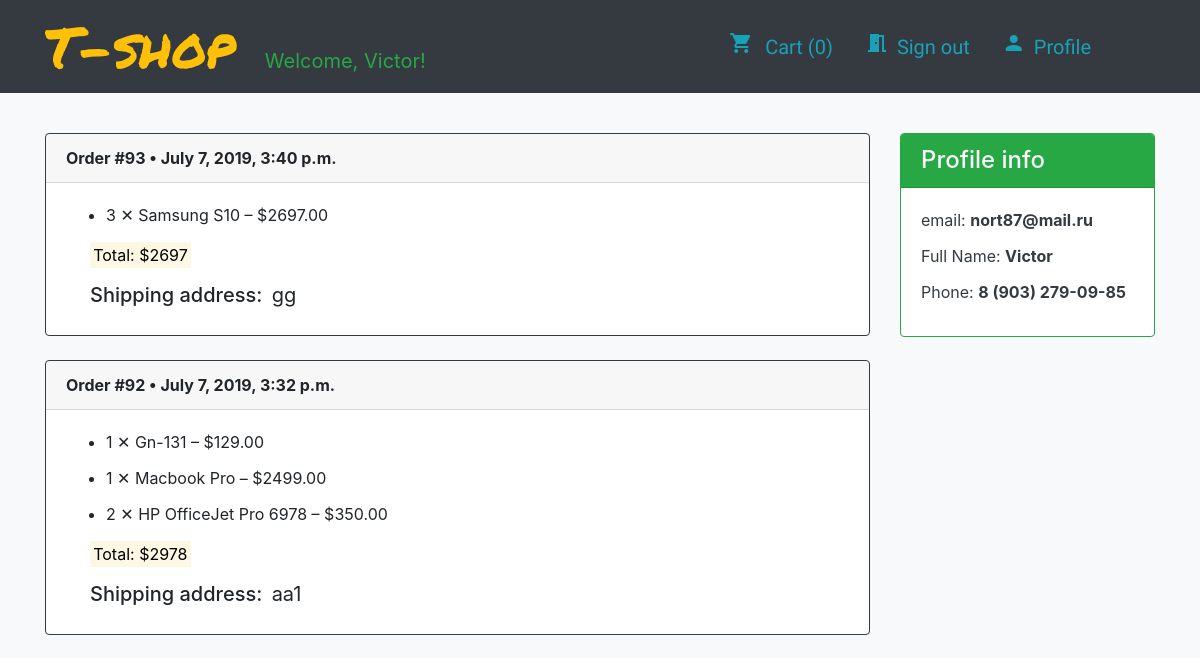
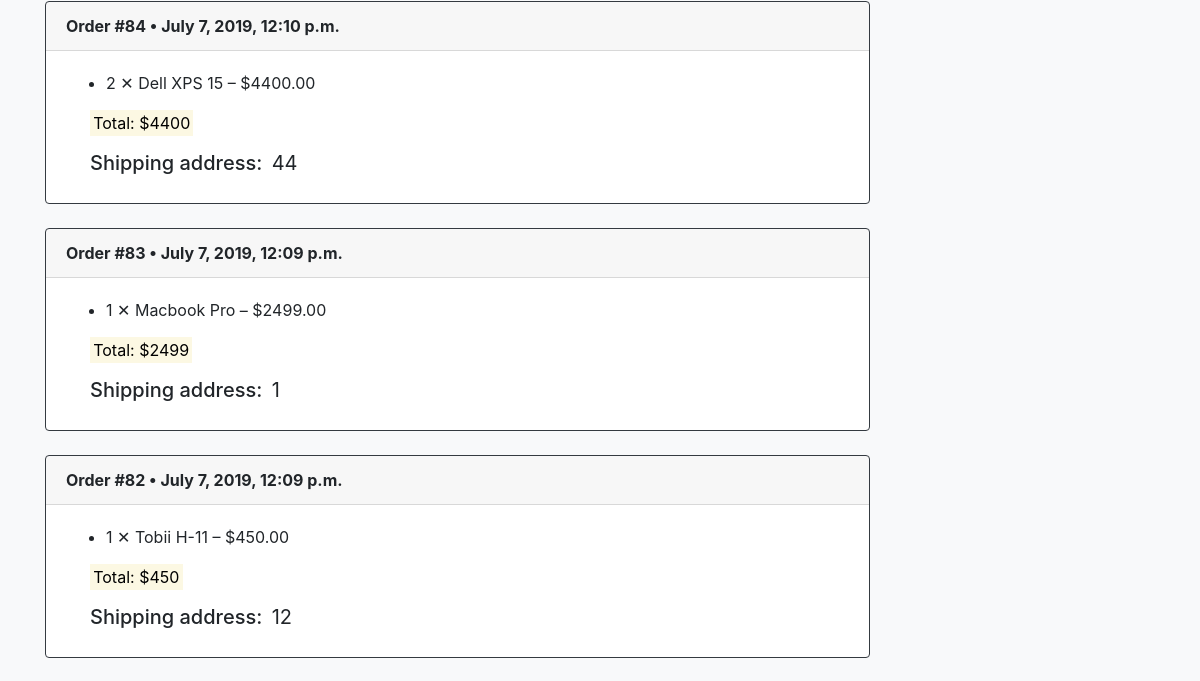
The page /profile/ (signed in, upper part) on the database as committed earlier (2 pictures, top to bottom).
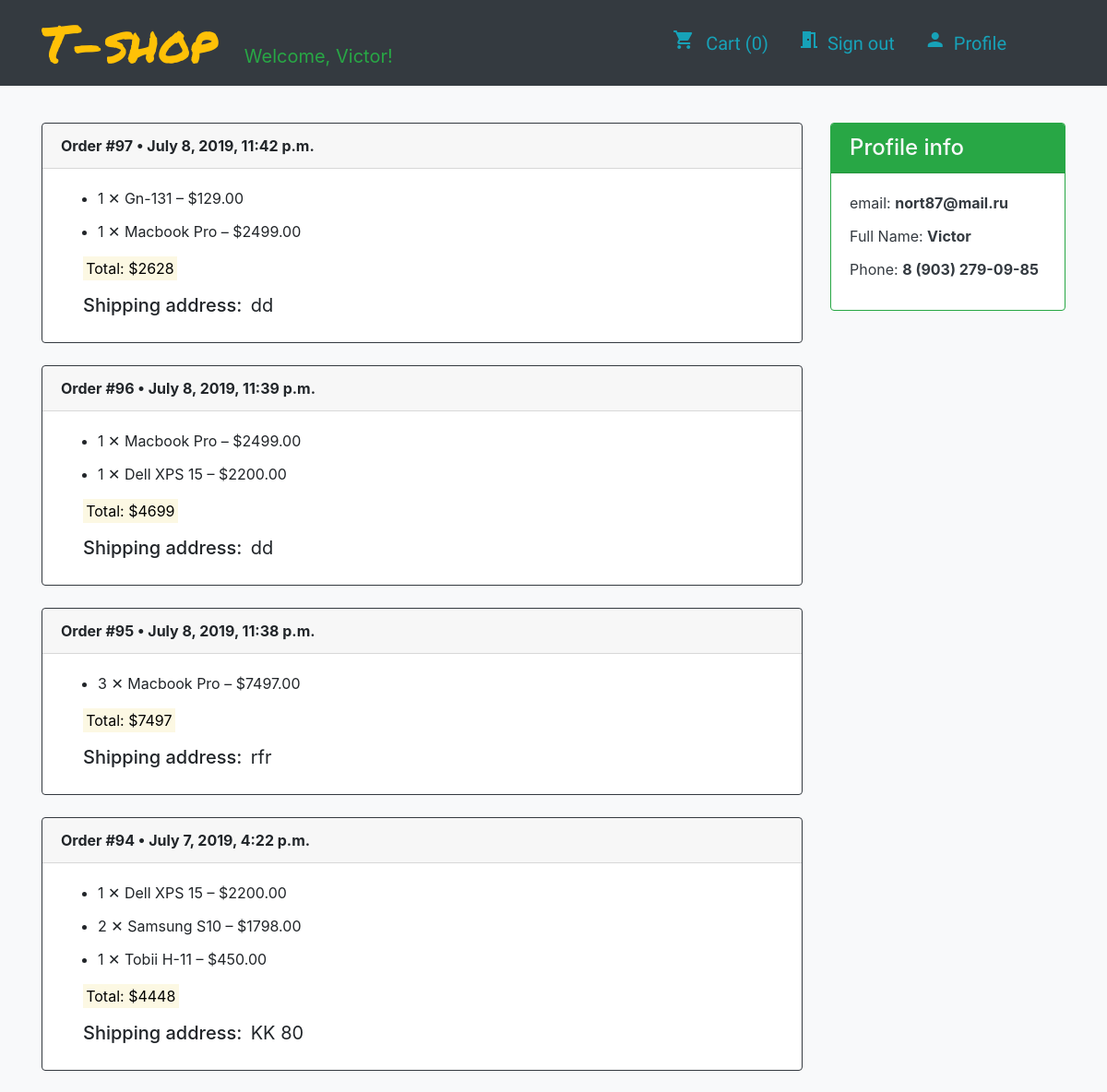
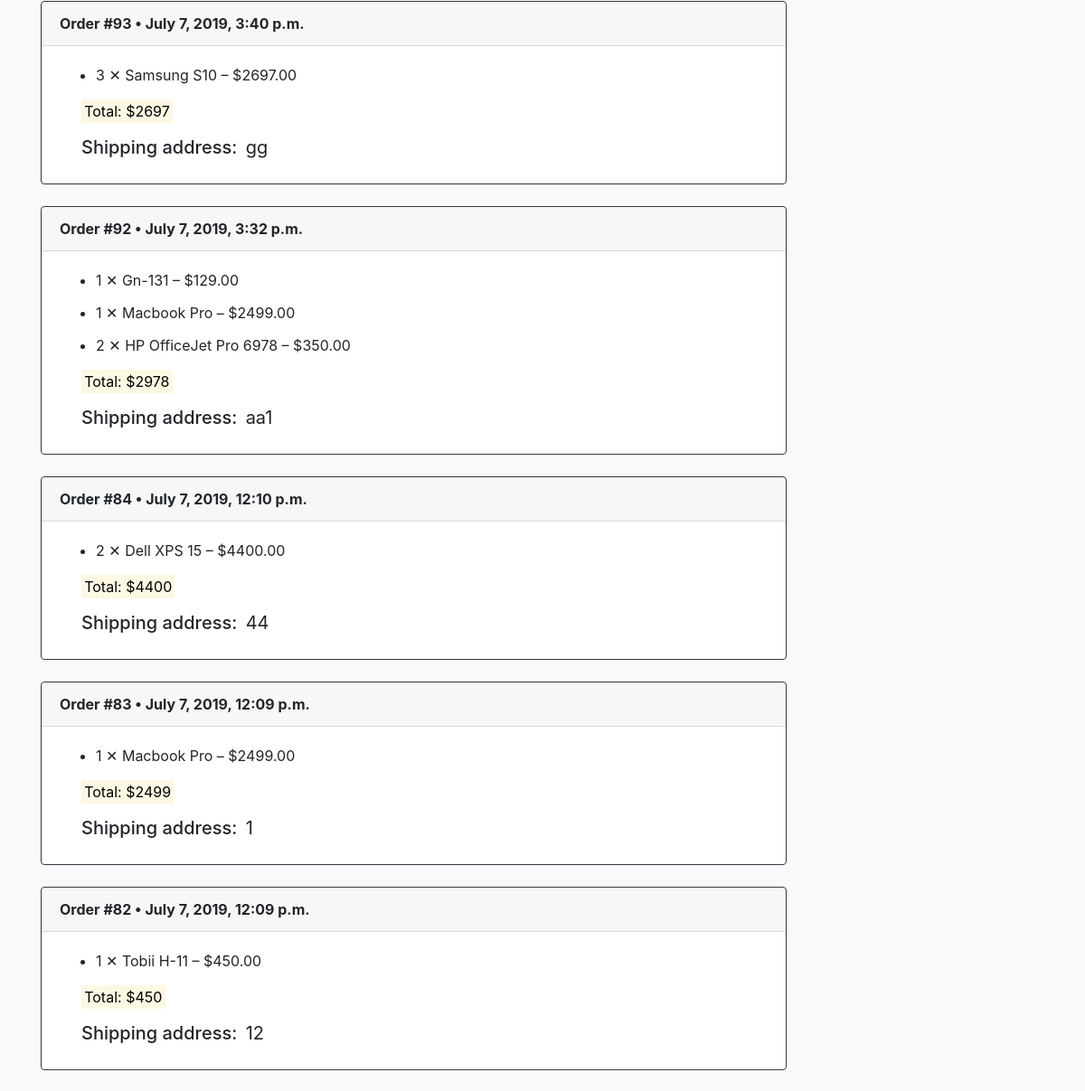
The same page on the database as committed later (2 pictures, top to bottom).
### store/models.py (models this page shows, shortened)
class Order(models.Model):
    customer = models.ForeignKey(User, related_name='orders', on_delete=models.CASCADE)
    address = models.TextField(max_length=150)
    date = models.DateTimeField(auto_now_add=True)
    @property
    def total_price(self):
        return self.entries.aggregate(
            total_price=Sum(F('quantity')*F('product__price'),
            output_field=DecimalField())
        )['total_price']

class Entry(models.Model):
    order = models.ForeignKey('Order', related_name='entries', on_delete=models.CASCADE, null=True)
    product = models.ForeignKey(Product, on_delete=models.CASCADE)
    quantity = models.PositiveSmallIntegerField()
    class Meta:
        verbose_name_plural = 'entries'
    @property
    def price(self):
        return self.product.price * self.quantity

class Product(models.Model):
    name = models.CharField(max_length=255, db_index=True, unique=True)
    category = models.ForeignKey(Category, related_name='products', on_delete=models.CASCADE)
    description = models.TextField(blank=True)
    photo = models.ImageField(upload_to='products/', blank=True)
    price = models.DecimalField(max_digits=12, decimal_places=2)
    def __str__(self):
        return self.name

### user_profile/views.py (the view)
# urls.py: path('profile/', include('user_profile.urls')),
@login_required
def profile(request):
    context = {
        'orders': Order.objects.filter(customer=request.user),
        'cart': sum(request.session.get('cart', {}).values()),
    }
    return render(request, 'profile.html', context)

### store/templates/profile.html (shortened to what this page needs)
{% extends 'main.html' %}
{% load static %}
{% block content %}
<div class="container">
  <div class="row">
    <div class="col-9 mb-4">
      {% if orders %}
      {% for order in orders reversed %}
      <div class="card my-4 border-dark">
        <div class="card-header font-weight-bold">Order #{{ order.pk }} • {{ order.date }}</div>
        <div class="card-body">
          <ul>
            {% for entry in order.entries.all %}
            <li class="card-title">{{ entry.quantity }} ✕ {{ entry.product }} – ${{ entry.price }}</li>
            {% endfor %}
          </ul>
          <tr>
          <p class="ml-4"><mark>
            Total: ${{ order.total_price }}
          </mark></p>
          <h5 class="ml-4 mt-3">Shipping address: <span class="font-weight-normal ml-1">{{ order.address }}</span></h5>
        </div>
      </div>
      {% endfor %}
      {% else %}
      <p class="display-4 mt-5">You have no orders yet</p>
      {% endif %}
    </div>
    <div class="col-3">
      <div class="card text-dark bg-wight border-success border-2 mt-4">
        <div class="card-header h4 bg-success text-light">Profile info</div>
        <div class="card-body">
          <p class="card-title">email: <span class="font-weight-bold">{{ user.email }}</span></p>
          <p class="card-title">Full Name: <span class="font-weight-bold">{{ user.name }}</span></p>
          <p class="card-title">Phone: <span class="font-weight-bold">{{ user.phone }}</span></p>
        </div>
      </div>
    </div>
  </div>
</div>
{% endblock %}

Rows that differ between the two databases and show on the page:
added Order: pk "97", date "July 8, 2019, 11:42 p.m.", total_price "2628", address "dd"
added Entry: quantity "1", product "Gn-131", price "129.00", shown under "97"
added Entry: quantity "1", product "Macbook Pro", price "2499.00", shown under "97"
added Order: pk "96", date "July 8, 2019, 11:39 p.m.", total_price "4699", address "dd"
added Entry: quantity "1", product "Macbook Pro", price "2499.00", shown under "96"
added Entry: quantity "1", product "Dell XPS 15", price "2200.00", shown under "96"
added Order: pk "95", date "July 8, 2019, 11:38 p.m.", total_price "7497", address "rfr"
added Entry: quantity "3", product "Macbook Pro", price "7497.00", shown under "95"
added Order: pk "94", date "July 7, 2019, 4:22 p.m.", total_price "4448", address "KK 80"
added Entry: quantity "1", product "Dell XPS 15", price "2200.00", shown under "94"
added Entry: quantity "2", product "Samsung S10", price "1798.00", shown under "94"
added Entry: quantity "1", product "Tobii H-11", price "450.00", shown under "94"
